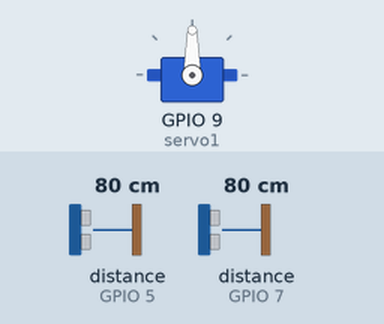
This sketch was run on a simulated ESP32-S3. Parts: servo. Wiring (inferred from the names in the program): 2 × ultrasonic range finder: trigger GPIO 6, echo GPIO 5 / trigger GPIO 8, echo GPIO 7. Inputs (shaded band) come from the test bench; at power-on: distance to the obstacle (sensors on GPIO 5, GPIO 7) 80 cm. The echo pulse lasts 58.3 µs per cm; WiFi joins after 1.5 s; servers stay silent unless stated; uploads are accepted with an empty reply; what the sketch prints to the serial monitor is not drawn.

Above: at 2.7 s.
2.8 s: distance to the obstacle (sensor on GPIO 5) set to 32 cm
At 4.1 s:
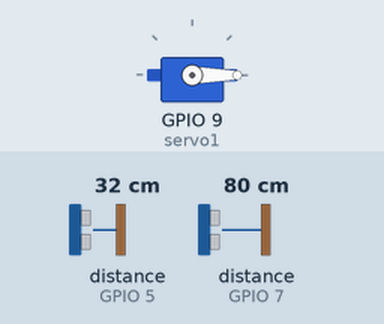
7.6 s: distance to the obstacle (sensor on GPIO 5) set to 28 cm
At 11.1 s:
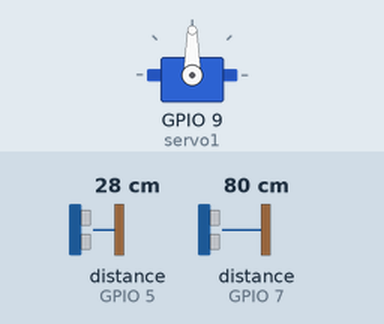
Timing chart, 0 to 12.6 s (numbered marks = the images above; inputs shaded):
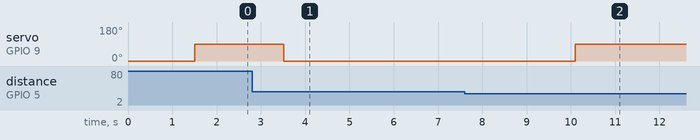

Measured:
- the behaviour switches between 30 and 29 cm on distance to the obstacle (sensor on GPIO 5) (found by bisection; images 1 and 2)
- after the input at 7.6 s, servo on GPIO 9 (servo1): 0° → 90° after 2.5 s

The sketch:

Door.ino
```cpp
#include <Servo.h>

#include "WiFi.h"             // WiFi Library
#include <HTTPClient.h>

const int sensorPinD1 = 8; //TRIG
const int echoPinD1 = 7; //ECHO

const int sensorPinD2 = 6; //TRIG
const int echoPinD2 = 5; //ECHO

float distanceD1;
float distanceD2;

int count = -1;

Servo servo1; //cria um novo objeto servo

int incomingByte = 0; // for incoming serial data


/* Configuração do Wi-Fi ---------------------------------------------------------*/

char wifiSsid[] = "homepage"; // Nome da rede Wi-Fi
char wifiPass[] = "carromoto";     // Senha da rede Wi-Fi

char serverAddress[] = "https://api.tago.io/data";  // endereço TagoIO
char contentHeader[] = "application/json";
char tokenHeader[]   = "048c70a2-0935-4521-88e1-33668ef60f1c"; // TagoIO Token

HTTPClient client;

void setup() {
  Serial.begin(9600);
  pinMode(sensorPinD1, OUTPUT);
  pinMode(echoPinD1, INPUT);

  servo1.attach(9); //conecta o objeto servo1 ao pino 9
  servo1.write(0);
  pinMode(sensorPinD2, OUTPUT);
  pinMode(echoPinD2, INPUT);

  init_wifi(); //função para conectar no host

}

void loop() {


 SensorD1();
 SensorD2();


 if (Serial.available() > 0) {

   incomingByte = Serial.read();

   //Serial.print("Eu recebi: ");
   Serial.println(incomingByte, DEC);

   forceOpen();
  }


 EnviaDadosTago();


// delay(1200);
 Serial.print("Quantidade de veses que a porta foi aberta: ");
 Serial.print(count);
 Serial.println();

}

/**

   @Inicializa a conexão wifi

*/

void init_wifi(void) {

  Serial.println("Conectando Wifi...");

  Serial.print("SSID: ");

  Serial.println(wifiSsid);

  Serial.print("PASS: ");

  Serial.println(wifiPass);

  WiFi.begin(wifiSsid, wifiPass);

  while (WiFi.status() != WL_CONNECTED) {

    delay(500);

    Serial.print(".");

  }

  Serial.println("WiFi Conectado!");

  Serial.print("IP is ");

  Serial.println(WiFi.localIP());

}

void EnviaDadosTago() {


  char anyData[30];

  char postData[300];

  char anyData1[30];

  char bAny[30];

  int statusCode = 0;


  strcpy(postData, "{\n\t\"variable\": \"Abertura porta\",\n\t\"value\": ");

  dtostrf(count, 6, 2, anyData);

  strncat(postData, anyData, 100);

  strcpy(anyData1, ",\n\t\"unit\": \"ºC\"\n\t}\n");

  strncat (postData, anyData1, 100);

  Serial.println(postData);

  client.begin(serverAddress);

  client.addHeader("Content-Type", contentHeader);

  client.addHeader("Device-Token", tokenHeader);

  statusCode = client.POST(postData);


  // read the status code and body of the response

  Serial.print("Status code: ");

  Serial.println(statusCode);

  Serial.println("End of POST to TagoIO");

  Serial.println();
  }

void forceOpen(){

  if (incomingByte == 49){
    Serial.print("PORTA ABERTA");
    Serial.print(incomingByte);
    servo1.write(90);
    delay(5000);

  }
  else {
    Serial.print("PORTA FECHADA");
    Serial.print(incomingByte);
    servo1.write(90);
    delay(5000);


  }

}
void OpenDoor(){

  if (distanceD1 <= 30.00 || distanceD2 <= 30.00){
    Serial.print("----");
    servo1.write(90);
    count +=1;
  }
  else {
    Serial.print("---");
    delay(2000);
    servo1.write(0);
  }

}


void SensorD1(){

 digitalWrite(sensorPinD1, LOW);
 delayMicroseconds(5);
 digitalWrite(sensorPinD1, HIGH);
 delayMicroseconds(10);
 digitalWrite(sensorPinD1, LOW);
 distanceD1 = pulseIn(echoPinD1, HIGH) / 58.0; // Convertendo para centímetros

 Serial.print("Distancia D1 = ");
 Serial.print(distanceD1);
 Serial.print(" cm");
 Serial.println(); // Muda para uma nova linha

 OpenDoor();

}

void SensorD2(){

  digitalWrite(sensorPinD2, LOW);
  delayMicroseconds(5);
  digitalWrite(sensorPinD2, HIGH);
  delayMicroseconds(10);
  digitalWrite(sensorPinD2, LOW);
  distanceD2 = pulseIn(echoPinD2, HIGH) / 58.0; // Convertendo para centímetros

  OpenDoor();

  Serial.print("Distancia D2 = ");
  Serial.print(distanceD2);
  Serial.print(" cm");
  Serial.println(); // Muda para uma nova linha

}
```
